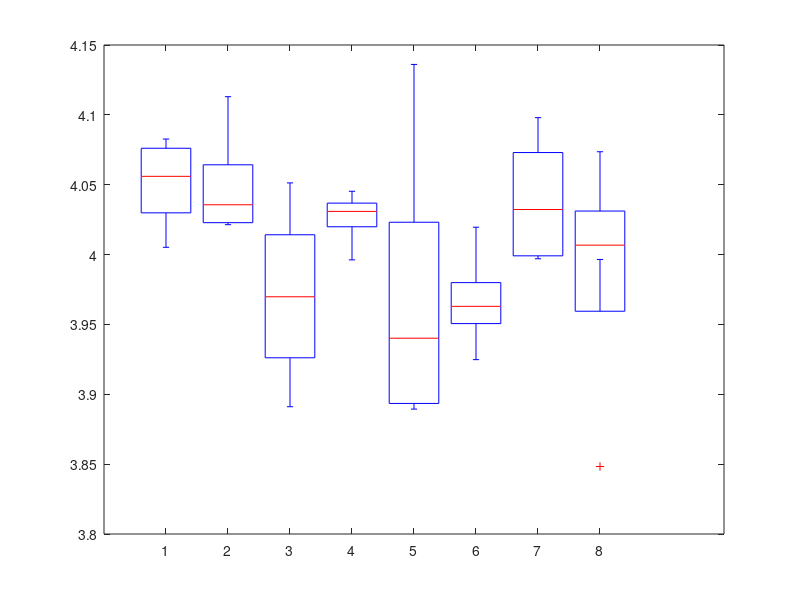

The MATLAB source for this figure: (Note: this script raises an error after producing the figure.)
%% exam Qualite 2016 - Ruben Brunetaud 

clc
clear all
close all 
%clf 

Mesure_Operateurs1 =[   4.0381    4.1130    4.0018    3.9962    4.1361    3.9592    3.9998    4.0736
                        4.0827    4.0233    3.9378    4.0453    3.8894    4.0196    4.0647    4.0170 
                        4.0739    4.0214    4.0513    4.0340    3.8948    3.9667    4.0980    3.9965 
                        4.0052    4.0480    3.8911    4.0278    3.9855    3.9248    3.9970    3.8483 ];
boxplot(Mesure_Operateurs1)
%--------------------------------------------------------------------------
%% question 1 :
IT= 1.2 ; 

%calcul du range moyen ? Recherche de l'etendu (max) pour chaque echantillon
for i=1:length(Mesure_Operateurs1(1,:))
    for j=1:4 %nombre d'operateur 
        Matrice_Ecart(i)=max(Mesure_Operateurs1(:,i)-min(Mesure_Operateurs1(:,i)));
        Delta(i)=abs(Matrice_Ecart(i)); 
    end 
end 
Range=mean(Delta); %valeur de l'etendue moyenne 

%Validite des mesures 
D4=2.28;
Val_mesures=D4*Range; 
%si Val_mesures>Ecart --> valide
%Ech : 1 2 3 4 5 6 7 8 
    %  ok pour tous 
    % Pas de point aberrants 
    
    
%d*4=2.082
sigma_mesure=Range/2.082;
Dispersion1=6*sigma_mesure; 

Cpc=IT/Dispersion1; 
% Cpc=3.18>3 Le processus de mesure est adapte pour les tolerances tres resserrees

%--------------------------------------------------------------------------
%% Question 2 :
Mesure_Operateurs2 =[   4.0381    4.1130    4.0018    3.9962    4.1361    3.9592    3.9998    4.0736    
                        4.0827    4.0233    3.9378    4.0453    3.8894    4.0196    4.0647    4.0170        
                        4.0739    4.0214    4.0513    4.0340    3.8948    3.9667    4.0980    3.9965                                
                        4.0052    4.0480    3.8911    4.0278    3.9855    3.9248    3.9970    3.8483        
                        4.0321    4.0076    4.0397    4.0866    4.0776    3.9545    4.0648    4.0139    
                        4.0518    3.9717    4.0037    3.9366    3.8760    4.0137    3.9950    4.0959    
                        3.9401    3.9251    3.8985    4.0398    4.2231    4.0582    3.9382    4.0669    
                        4.0574    3.9378    4.0253    4.1125    4.0321    4.0744    3.8715    4.0529   ];

anova2(Mesure_Operateurs2,2);

%On ne doit pas reordonner la matrice d'anova avant de lancer la commande ? 
% % Creation matrice anova
% 
% for j=1:4 %colonne j --> operateur(j) 
%         for i=1:8
%             Xanova(2*i-1,j)=Mesure_Operateurs2(j,i); %les lignes impaires sont la matrice des premieres manip
%             Xanova(2*i,j)=Mesure_Operateurs2(j+4,i); %les lignes paires sont la matrice des secondes manip
%  
%         end
% end 
% 
% [rep,tbl]=anova2(Xanova,2)

%pieces       0.01951    7   0.00279   0.56   0.7839
%operateurs    0.00963    3   0.00321   0.64   0.5932
%Interaction   0.13198   21   0.00628   1.26   0.2727
%residu         0.15982   32   0.00499                
%Total         0.32093   63    


a=7+1;
b=3+1;
n=64/(a*b);
MSR=0.00499; %residu
MSO=0.00321; %operateurs
MSOp=0.00628; % intercation
MSp=0.00279; %piece

sigma_repe=sqrt(MSR); 
sigma_operateurs=sqrt((MSO-MSOp)/(b*n));
sigma_piece=sqrt((MSp-MSOp)/(a*n));
sigma_int=sqrt((MSO-MSOp)/n); %interactions
sigma_repro=sqrt(sigma_operateurs^2+sigma_int^2); 
sigma_instru=sqrt(sigma_repro^2+sigma_repe^2);

Cpc_anova=IT/(6*sigma_instru);



%--------------------------------------------------------------------------
%% partie 2 :

Mesures_Run1=[3.4816 4.336 4.90 3.7033 3.8604 4.244 4.4604 3.5974 4.6003 3.344 3.8424 3.5786 3.3756 4.3774 4.2697 2.7659 4.5774 3.9328 4.159 3.7529 4.9326 4.1874 3.3475 3.9352 4.2011];
Mesures_Run2=[4.51 4.0436 4.1993 3.1416 3.6625 4.2278 3.3756 3.7812 3.6030 3.6990 3.7822 4.5843 4.3342 3.7414 4.1743 4.2954 4.4047 4.1170 4.1176 4.063 4.299 3.6802 4.6924 3.6990 4.0436];
Mesures_Run3= [4.5188 4.5672 3.788 4.2217 3.9125 3.9097 4.3017 4.0119 4.0462 3.8412 3.6232 4.1878 3.4011 4.4791 3.6603 4.3539 4.3391 3.5946 4.2780 3.7265 4.5399 4.5188 4.5672 3.788 4.2217];
Mesures_Run4=[3.9338 3.885 3.945 4.5037 4.596 3.9139 3.8268 3.909 4.1215 4.3068 4.503 4.1248 3.5925 4.081 3.7514 3.8406 4.4186 4.6212 3.4935 4.0957 4.0306 3.5325 4.6778 4.2328 3.945];


%% ---------------------question 1----------------------------------------
Mesures = [Mesures_Run1  Mesures_Run2  Mesures_Run3  Mesures_Run4];

jbtest(Mesures) 



Valeur_cible=4;
%calculs coeff courts-termes pour chaque serie
    C1=f_CalculCoeff_C (Mesures_Run1, IT, Valeur_cible); 
    C2=f_CalculCoeff_C(Mesures_Run2, IT, Valeur_cible);
    C3=f_CalculCoeff_C(Mesures_Run3, IT, Valeur_cible);
    C4=f_CalculCoeff_C(Mesures_Run4, IT, Valeur_cible);
%Les coeff sont les 3 dernieres valeurs de C    
Cp1=C1(end-2:end) ;   
Cp2=C2(end-2:end) ; 
Cp3=C3(end-2:end) ; 
Cp4=C4(end-2:end) ; 

%% ---------------------question 2 ----------------------------------------
%% ---------------------question 3 ----------------------------------------
%% ---------------------question 4 ----------------------------------------
Mesures = [Mesures_Run4  Mesures_Run3  Mesures_Run2  Mesures_Run1] ;

Echantillon = reshape(Mesures,5,20) ;

 % Carte de controle EWMA
l=length(Echantillon)
cible=mean(Mesures_Run4);
sigma=std(Mesures_Run4); %ecart type total
lambda = 0.2;   % D'apr?s les tables 
M(1) = cible; % Valeur de m0=cible
L=3;   % limites +/- 3 sigma
n=5;


for i = 2:length(Echantillon) %nombre de mesures
    M(i) = Echantillon(i-1)*lambda + (1-lambda)*M(i-1);
end

%Calcul de sigmaM(i)
for i = 1:length(Echantillon)
    sigmaM(i) = sigma * sqrt((lambda*(1-(1-lambda)^(2*i)))/(n*(2-lambda))) ;
end
 
 %Calculs des limites
 
 for i = 1:length(Echantillon)
     LSCM(i) = cible + L * sigmaM(i); %limite sup?rieure
 end
 
 for i = 1:length(Echantillon)
     LICM(i) = cible - L * sigmaM(i); %limite inf?rieure
 end
 
figure(4)
plot(1:l, M , 'r')
hold on
plot(1:l, LICM, '-b')
plot(1:l, LSCM, '-b')
hold off
title ('CARTE DE CONTROLE EWMA')

